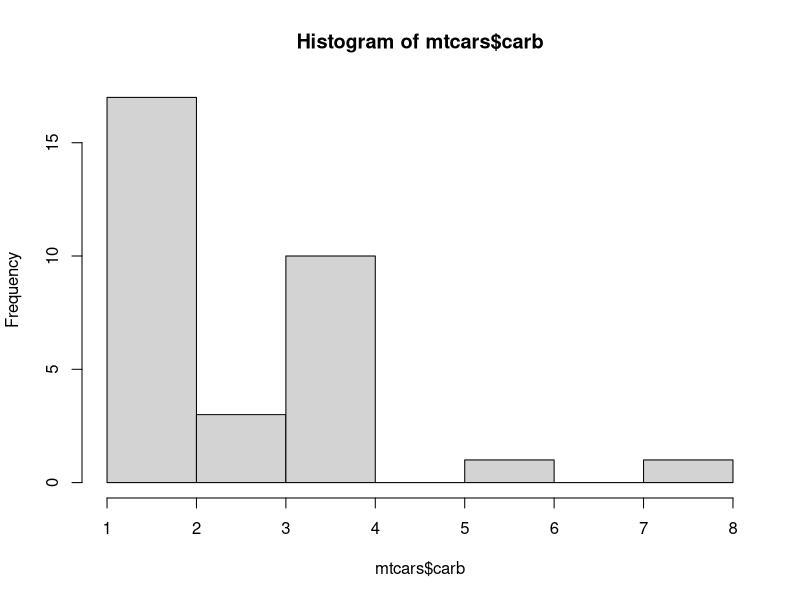
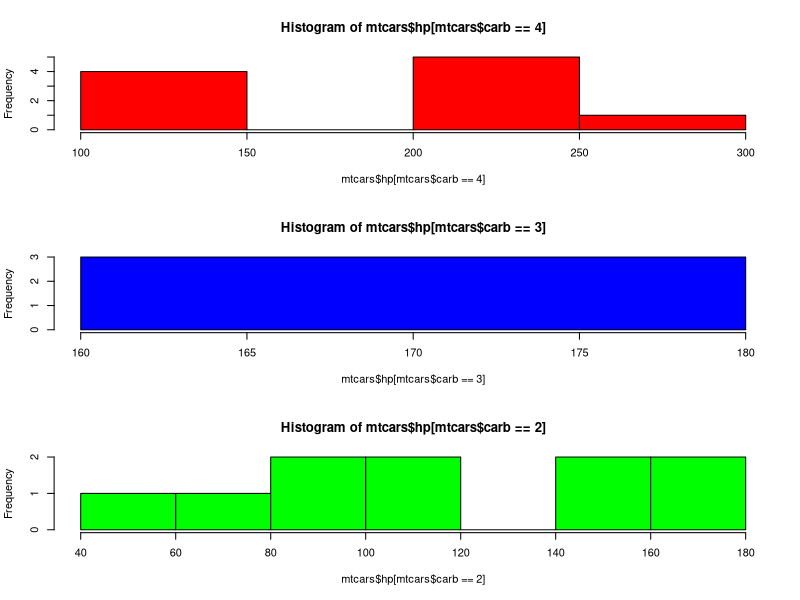
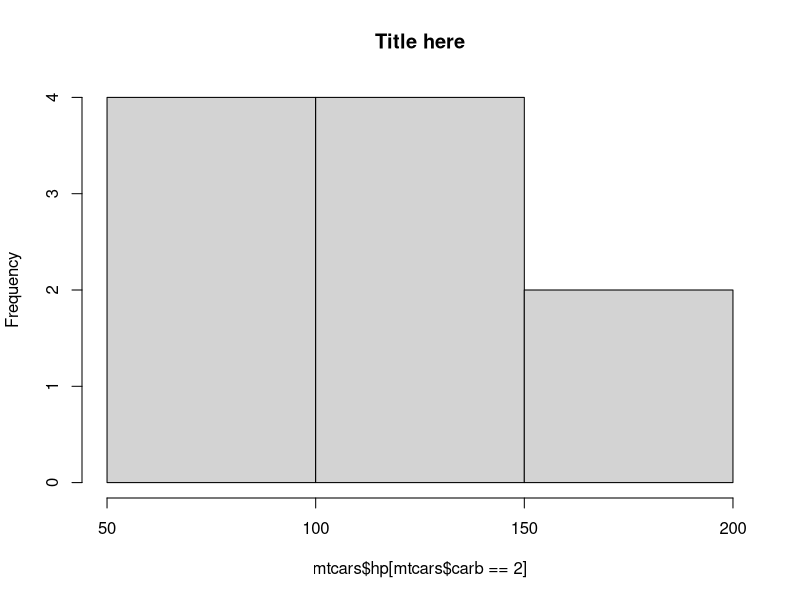

These figures' R source, in order:
# Histogram is quite similar to bar graph but the difference is that it counts the frequency of values in a range. Mostly used for interval data and quantitative data.

library(datasets)

# And this time, we will be looking at car dataset
print(head(mtcars))

# And we are going to plot a histogram!
hist(mtcars$carb)

# Suppose you want to plot multiple histplots based on category, then you can create a chart with the number of rows and columns required, it will create an empty space.
# To define rows and columns
par(mfrow=c(3,1))

# Histogram for each species using columns
hist(mtcars$hp [mtcars$carb==4], col="red")         # To filter data, we use '[dataset$column==criteria]'
hist(mtcars$hp [mtcars$carb==3], col="blue")
hist(mtcars$hp [mtcars$carb==2], col="green")

# And by this way we created multiple histplots which will help with deeper analysis.
# When you create certain rows and columns, it is important to restore the settings
par(mfrow=c(1, 1))

# To specify the number of bars to be used, you can use 'breaks'
hist(mtcars$hp [mtcars$carb==2], breaks=3, main="Title here")


# In the next chapter, we will look at scatter plot!
